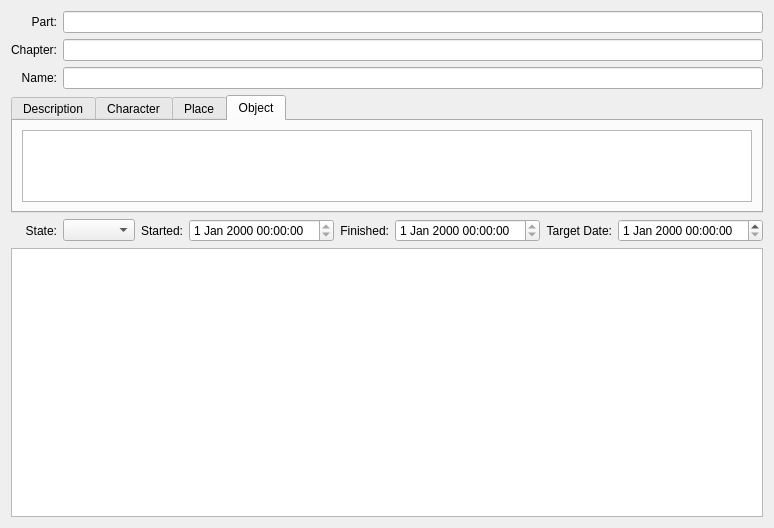
<?xml version="1.0" encoding="UTF-8"?>
<ui version="4.0">
 <class>cSceneWindow</class>
 <widget class="QWidget" name="cSceneWindow">
  <property name="geometry">
   <rect>
    <x>0</x>
    <y>0</y>
    <width>725</width>
    <height>528</height>
   </rect>
  </property>
  <property name="windowTitle">
   <string>Form</string>
  </property>
  <layout class="QGridLayout" name="gridLayout_2">
   <item row="0" column="1">
    <layout class="QGridLayout" name="gridLayout" rowstretch="0,0,0,1,0,0,5">
     <item row="3" column="0" colspan="8">
      <widget class="QTabWidget" name="m_lpTabs">
       <property name="currentIndex">
        <number>3</number>
       </property>
       <widget class="QWidget" name="m_lpTabDescription">
        <attribute name="title">
         <string>Description</string>
        </attribute>
        <layout class="QGridLayout" name="gridLayout_3">
         <item row="0" column="0">
          <widget class="QTextEdit" name="m_lpDescription"/>
         </item>
        </layout>
       </widget>
       <widget class="QWidget" name="m_lpTabCharacter">
        <attribute name="title">
         <string>Character</string>
        </attribute>
        <layout class="QGridLayout" name="gridLayout_4">
         <item row="0" column="0">
          <widget class="QTreeView" name="m_lpCharacterList">
           <property name="editTriggers">
            <set>QAbstractItemView::NoEditTriggers</set>
           </property>
           <property name="alternatingRowColors">
            <bool>true</bool>
           </property>
           <property name="rootIsDecorated">
            <bool>false</bool>
           </property>
          </widget>
         </item>
        </layout>
       </widget>
       <widget class="QWidget" name="m_lpTabPlace">
        <attribute name="title">
         <string>Place</string>
        </attribute>
        <layout class="QGridLayout" name="gridLayout_5">
         <item row="0" column="0">
          <widget class="QTreeView" name="m_lpPlaceList">
           <property name="editTriggers">
            <set>QAbstractItemView::NoEditTriggers</set>
           </property>
           <property name="alternatingRowColors">
            <bool>true</bool>
           </property>
           <property name="rootIsDecorated">
            <bool>false</bool>
           </property>
          </widget>
         </item>
        </layout>
       </widget>
       <widget class="QWidget" name="m_lpTabObject">
        <attribute name="title">
         <string>Object</string>
        </attribute>
        <layout class="QGridLayout" name="gridLayout_6">
         <item row="0" column="0">
          <widget class="QTreeView" name="m_lpObjectList">
           <property name="editTriggers">
            <set>QAbstractItemView::NoEditTriggers</set>
           </property>
           <property name="alternatingRowColors">
            <bool>true</bool>
           </property>
           <property name="rootIsDecorated">
            <bool>false</bool>
           </property>
          </widget>
         </item>
        </layout>
       </widget>
      </widget>
     </item>
     <item row="5" column="5">
      <widget class="QDateTimeEdit" name="m_lpFinishedAt">
       <property name="readOnly">
        <bool>true</bool>
       </property>
      </widget>
     </item>
     <item row="1" column="0">
      <widget class="QLabel" name="label_2">
       <property name="text">
        <string>Chapter:</string>
       </property>
       <property name="alignment">
        <set>Qt::AlignRight|Qt::AlignTrailing|Qt::AlignVCenter</set>
       </property>
      </widget>
     </item>
     <item row="5" column="4">
      <widget class="QLabel" name="m_lpFinishedLabel">
       <property name="text">
        <string>Finished:</string>
       </property>
       <property name="alignment">
        <set>Qt::AlignRight|Qt::AlignTrailing|Qt::AlignVCenter</set>
       </property>
      </widget>
     </item>
     <item row="2" column="1" colspan="7">
      <widget class="QLineEdit" name="m_lpName"/>
     </item>
     <item row="6" column="0" colspan="8">
      <widget class="cTextEdit" name="m_lpText"/>
     </item>
     <item row="5" column="0">
      <widget class="QLabel" name="label_3">
       <property name="text">
        <string>State:</string>
       </property>
       <property name="alignment">
        <set>Qt::AlignRight|Qt::AlignTrailing|Qt::AlignVCenter</set>
       </property>
      </widget>
     </item>
     <item row="2" column="0">
      <widget class="QLabel" name="label">
       <property name="text">
        <string>Name:</string>
       </property>
       <property name="alignment">
        <set>Qt::AlignRight|Qt::AlignTrailing|Qt::AlignVCenter</set>
       </property>
      </widget>
     </item>
     <item row="5" column="6">
      <widget class="QLabel" name="label_4">
       <property name="text">
        <string>Target Date:</string>
       </property>
       <property name="alignment">
        <set>Qt::AlignRight|Qt::AlignTrailing|Qt::AlignVCenter</set>
       </property>
      </widget>
     </item>
     <item row="5" column="1">
      <widget class="QComboBox" name="m_lpState"/>
     </item>
     <item row="5" column="3">
      <widget class="QDateTimeEdit" name="m_lpStartedAt">
       <property name="readOnly">
        <bool>true</bool>
       </property>
      </widget>
     </item>
     <item row="5" column="2">
      <widget class="QLabel" name="m_lpStartedLabel">
       <property name="text">
        <string>Started:</string>
       </property>
       <property name="alignment">
        <set>Qt::AlignRight|Qt::AlignTrailing|Qt::AlignVCenter</set>
       </property>
      </widget>
     </item>
     <item row="5" column="7">
      <widget class="QDateTimeEdit" name="m_lpTargetDate"/>
     </item>
     <item row="0" column="0">
      <widget class="QLabel" name="label_5">
       <property name="text">
        <string>Part:</string>
       </property>
       <property name="alignment">
        <set>Qt::AlignRight|Qt::AlignTrailing|Qt::AlignVCenter</set>
       </property>
      </widget>
     </item>
     <item row="0" column="1" colspan="7">
      <widget class="QLineEdit" name="m_lpPart">
       <property name="readOnly">
        <bool>true</bool>
       </property>
      </widget>
     </item>
     <item row="1" column="1" colspan="7">
      <widget class="QLineEdit" name="m_lpChapter">
       <property name="readOnly">
        <bool>true</bool>
       </property>
      </widget>
     </item>
    </layout>
   </item>
  </layout>
 </widget>
 <customwidgets>
  <customwidget>
   <class>cTextEdit</class>
   <extends>QTextEdit</extends>
   <header>ctextedit.h</header>
  </customwidget>
 </customwidgets>
 <tabstops>
  <tabstop>m_lpName</tabstop>
  <tabstop>m_lpText</tabstop>
 </tabstops>
 <resources/>
 <connections/>
</ui>
